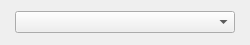
<?xml version="1.0" encoding="UTF-8"?>
<ui version="4.0">
 <class>glitch_object_stream_arduino</class>
 <widget class="QWidget" name="glitch_object_stream_arduino">
  <property name="geometry">
   <rect>
    <x>0</x>
    <y>0</y>
    <width>250</width>
    <height>45</height>
   </rect>
  </property>
  <property name="windowTitle">
   <string>Form</string>
  </property>
  <layout class="QHBoxLayout" name="horizontalLayout">
   <property name="spacing">
    <number>5</number>
   </property>
   <property name="leftMargin">
    <number>15</number>
   </property>
   <property name="topMargin">
    <number>5</number>
   </property>
   <property name="rightMargin">
    <number>15</number>
   </property>
   <property name="bottomMargin">
    <number>5</number>
   </property>
   <item>
    <widget class="QComboBox" name="function">
     <property name="currentText">
      <string notr="true"/>
     </property>
     <property name="sizeAdjustPolicy">
      <enum>QComboBox::AdjustToContents</enum>
     </property>
    </widget>
   </item>
  </layout>
 </widget>
 <tabstops>
  <tabstop>function</tabstop>
 </tabstops>
 <resources>
  <include location="../../Icons/icons.qrc"/>
 </resources>
 <connections/>
</ui>
